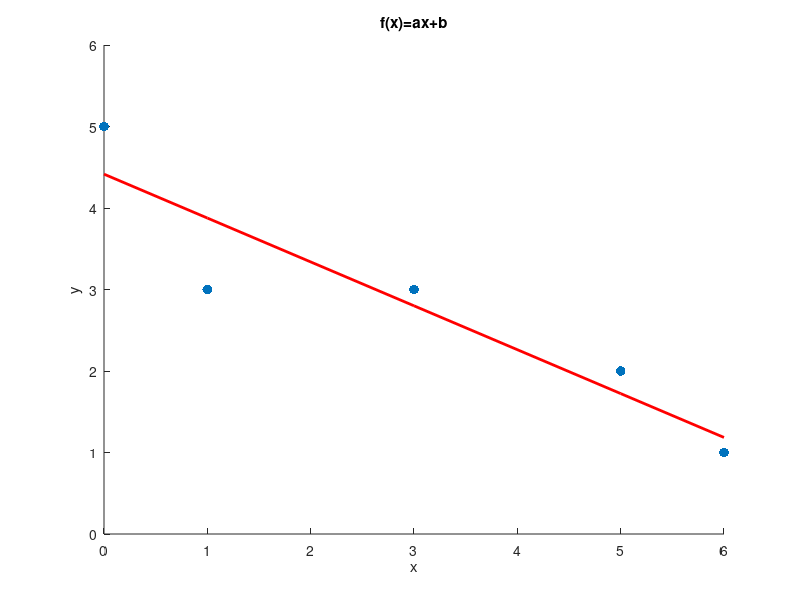
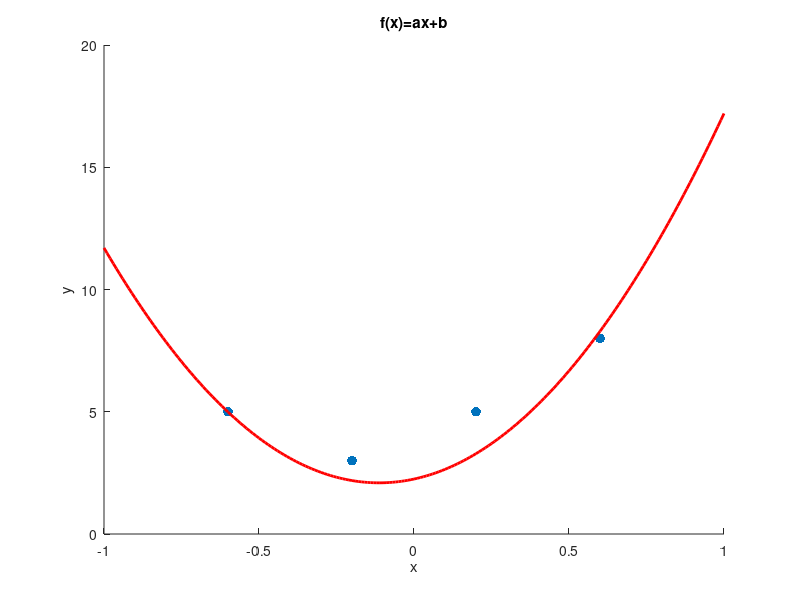

The MATLAB script that drew these images, in order:
%% Linearna funkcia
x = [0, 1, 3, 5, 6];
y = [5, 3, 3, 2, 1];
n = length(x);

M = [sum(x.^2),sum(x);sum(x),n];
z = [sum(x.*y);sum(y)];

koeficienty = M\z;
a= koeficienty(1);
b= koeficienty(2);

figure;
scatter(x,y,50,'filled','black')
hold on;
plot(x,a*x+b,'linewidth',2,'color','r')

ylim([0,6])
xlim([0,6])
xlabel('x')
ylabel('y')
title('f(x)=ax+b')

%% Kvadraticka funkcia
x = [-0.6 -0.2 0.2 0.6];
y = [5 3 5 8];


M = [sum(x.^4),sum(x.^3),sum(x.^2);sum(x.^3),sum(x.^2),sum(x);sum(x.^2),sum(x),n];
z = [sum(x.^2.*y);sum(x.*y);sum(y)];

koeficienty = M\z;
a = koeficienty(1);
b = koeficienty(2);
c = koeficienty(3);

figure;
scatter(x,y,50,'filled','black');
hold on;
x = -1:0.01:1;
plot(x, a*x.^2+b*x+c,'linewidth',2,'color','r');

xlabel('x');
ylabel('y');
title('f(x)=ax+b');
